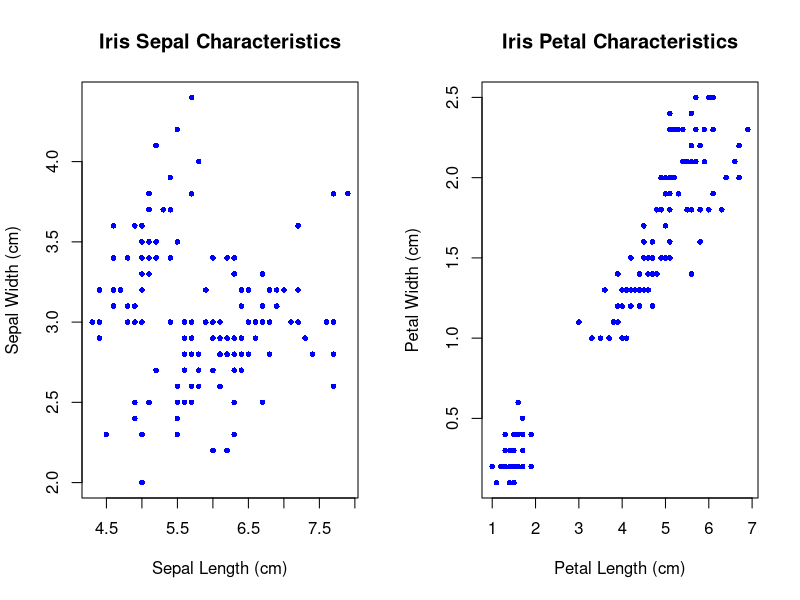
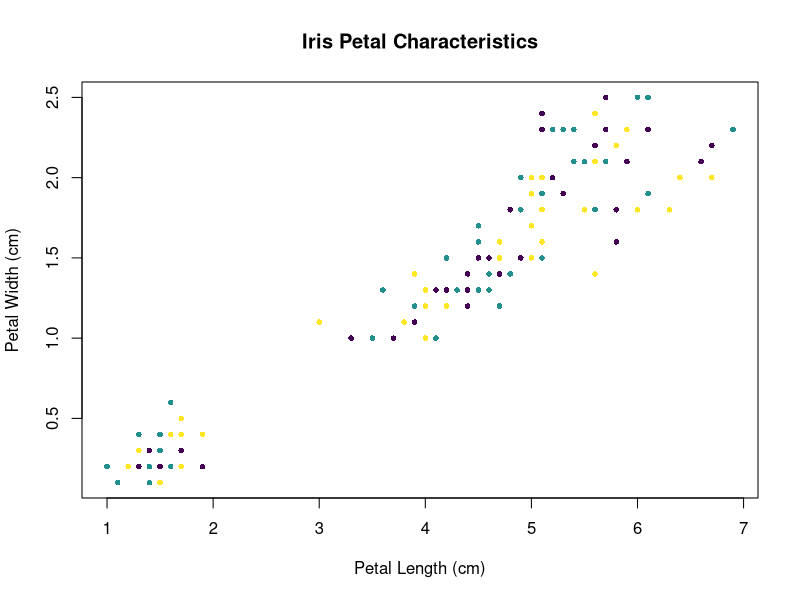

R code for these plots, in order:
### SETUP ###
setwd("/Users/alyshasaad-berreta/Desktop")
install.packages("viridis")
library(datasets)
library(viridis)

### DATA ###

data("iris")

class(iris)
dim(iris)
head(iris)

table(iris$Species)
table(iris[,5])
table(iris[,"Species"])

### PLOTTING ###
# png("iris_sepal.png", width = 520, height = 520)

# Plotting side-by-side: 
par(mfrow = c(1, 2))
plot(iris$Sepal.Length, iris$Sepal.Width, pch = 16, cex = 0.75, col = "blue",
     xlab = "Sepal Length (cm)", ylab = "Sepal Width (cm)",
     main = "Iris Sepal Characteristics")
plot(iris$Petal.Length, iris$Petal.Width, pch = 16, 
     cex = 0.75, col = "blue", xlab = "Petal Length (cm)", 
     ylab = "Petal Width (cm)", main = "Iris Petal Characteristics")

# Color by Species: 
col.species.unique <- viridis::viridis(3)
par(mfrow = c(1, 1))
plot(iris$Petal.Length, iris$Petal.Width, pch = 16, 
     cex = 0.75, col = col.species.unique, xlab = "Petal Length (cm)", 
     ylab = "Petal Width (cm)", main = "Iris Petal Characteristics")

col.species <- col.species.unique[as.factor(iris$Species)]
head(as.factor(iris$Species))
head(as.numeric(as.factor(iris$Species)))
